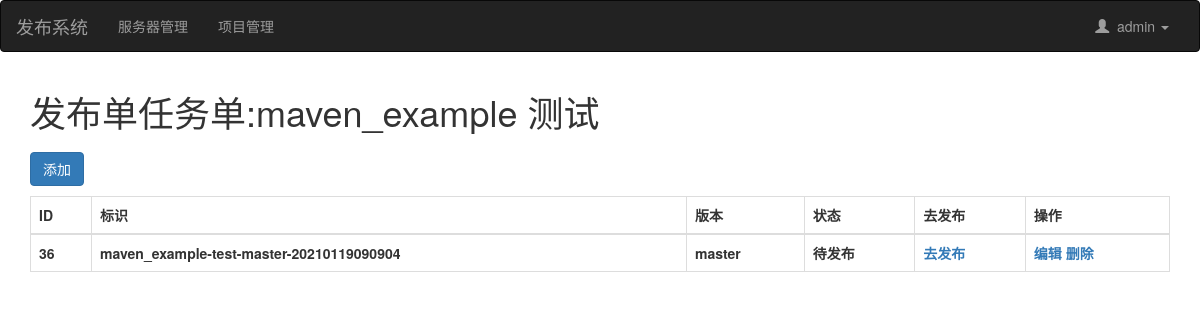
/task/list/7 (signed in), run on an earlier commit of the app's database.
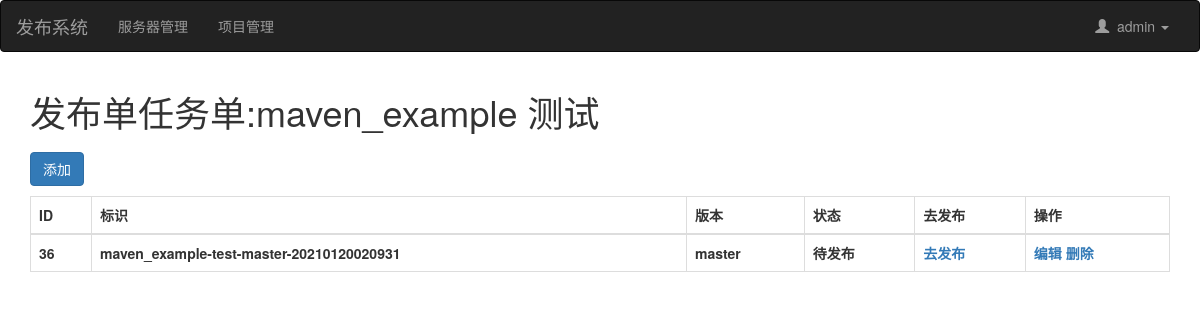
And on a later commit of the database.
### web/models.py (models this page shows)
class DeployTask(models.Model):
    uuid = models.CharField(verbose_name='标识',max_length=64)
    project = models.ForeignKey(verbose_name="项目环境",to='Project',on_delete=models.CASCADE)
    tag = models.CharField(verbose_name="版本",max_length=32)
    status_choices = (
        (1,'待发布'),
        (2,'发布中'),
        (3,'成功'),
        (4,'失败'),
    )
    status = models.SmallIntegerField(verbose_name="状态",choices=status_choices,default=1)
    before_download_script = models.TextField(verbose_name="下载前脚本",null=True,blank=True)
    after_download_script = models.TextField(verbose_name="下载后脚本",null=True,blank=True)
    before_deploy_script = models.TextField(verbose_name="发布前脚本",null=True,blank=True)
    after_deploy_script = models.TextField(verbose_name="发布后脚本",null=True,blank=True)

### web/views/deploy.py (the view)
# urls.py: path('task/list/<int:project_id>',deploy.task_list,name='task_list'),
@login_required
def task_list(request,project_id):
    task_obj = DeployTask.objects.filter(project_id=project_id).all()
    probj = Project.objects.get(pk=project_id)
    title = "发布单任务单:" + probj.title + " " + probj.get_env_display()
    return render(request,'task_list.html',{"task_obj": task_obj,"title": title,"probj": probj })

### templates/task_list.html (shortened to what this page needs)
{% extends 'layout.html' %}
{% block content %}
    <div class="container">
        <h1>{{title}}</h1>
        <div>
            <a style="margin: 10px 0;" href="{% url 'task_add' project_id=probj.id %}" class="btn btn-primary">添加</a>
        </div>
        <table class="table table-bordered">
            <thead>
                <th>ID</th>
                <th>标识</th>
                <th>版本</th>
                <th>状态</th>
                <th>去发布</th>
                <th>操作</th>
            </thead>
            <tbody>
            {% for obj in task_obj %}
                <tr>
                    <th>{{ obj.id }}</th>
                    <th>{{ obj.uuid }}</th>
                    <th>{{ obj.tag }}</th>
                    <th>{{ obj.get_status_display }}</th>
                    <th><span><a href="{% url 'deploy' task_id=obj.id %}">去发布</a></span></th>
                    <th><span><a href="{% url 'task_edit' project_id=probj.id task_id=obj.id %}">编辑</a></span> <span><a onclick="removeRow(this,{{obj.id}});">删除</a></span></th>
                </tr>
            {% endfor %}
            </tbody>
        </table>
    </div>
{% endblock %}

What changed in the data, as far as the page shows it:
changed DeployTask "master": uuid "maven_example-test-master-20210119090904" → "maven_example-test-master-20210120020931"
